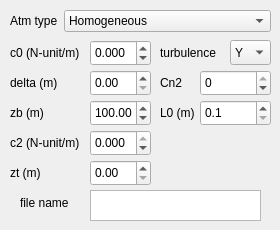
      <widget class="QWidget" name="tab_5">
       <attribute name="title">
        <string>atmosphere</string>
       </attribute>
       <widget class="QWidget" name="layoutWidget_4">
        <property name="geometry">
         <rect>
          <x>10</x>
          <y>10</y>
          <width>261</width>
          <height>31</height>
         </rect>
        </property>
        <layout class="QFormLayout" name="formLayout_12">
         <item row="0" column="0">
          <widget class="QLabel" name="atmTypeLabel">
           <property name="text">
            <string>Atm type</string>
           </property>
          </widget>
         </item>
         <item row="0" column="1">
          <widget class="QComboBox" name="atmTypeComboBox">
           <property name="currentText">
            <string>Homogeneous</string>
           </property>
           <property name="currentIndex">
            <number>0</number>
           </property>
           <item>
            <property name="text">
             <string>Homogeneous</string>
            </property>
           </item>
           <item>
            <property name="text">
             <string>Linear</string>
            </property>
           </item>
           <item>
            <property name="text">
             <string>Evaporation</string>
            </property>
           </item>
           <item>
            <property name="text">
             <string>Bilinear</string>
            </property>
           </item>
           <item>
            <property name="text">
             <string>Trilinear</string>
            </property>
           </item>
           <item>
            <property name="text">
             <string/>
            </property>
           </item>
          </widget>
         </item>
        </layout>
       </widget>
       <widget class="QLabel" name="zbLabel">
        <property name="geometry">
         <rect>
          <x>10</x>
          <y>100</y>
          <width>61</width>
          <height>26</height>
         </rect>
        </property>
        <property name="text">
         <string>zb (m)</string>
        </property>
       </widget>
       <widget class="QDoubleSpinBox" name="c2DoubleSpinBox">
        <property name="geometry">
         <rect>
          <x>90</x>
          <y>130</y>
          <width>61</width>
          <height>26</height>
         </rect>
        </property>
        <property name="locale">
         <locale language="English" country="UnitedStates"/>
        </property>
        <property name="keyboardTracking">
         <bool>false</bool>
        </property>
        <property name="decimals">
         <number>3</number>
        </property>
        <property name="minimum">
         <double>-50.000000000000000</double>
        </property>
        <property name="maximum">
         <double>0.000000000000000</double>
        </property>
       </widget>
       <widget class="QLabel" name="ztLabel">
        <property name="geometry">
         <rect>
          <x>10</x>
          <y>160</y>
          <width>71</width>
          <height>26</height>
         </rect>
        </property>
        <property name="text">
         <string>zt (m)</string>
        </property>
       </widget>
       <widget class="QDoubleSpinBox" name="deltaDoubleSpinBox">
        <property name="geometry">
         <rect>
          <x>90</x>
          <y>70</y>
          <width>61</width>
          <height>26</height>
         </rect>
        </property>
        <property name="locale">
         <locale language="English" country="UnitedStates"/>
        </property>
        <property name="keyboardTracking">
         <bool>false</bool>
        </property>
       </widget>
       <widget class="QLabel" name="deltaLabel">
        <property name="geometry">
         <rect>
          <x>10</x>
          <y>70</y>
          <width>81</width>
          <height>26</height>
         </rect>
        </property>
        <property name="text">
         <string>delta (m)</string>
        </property>
       </widget>
       <widget class="QDoubleSpinBox" name="ztDoubleSpinBox">
        <property name="enabled">
         <bool>true</bool>
        </property>
        <property name="geometry">
         <rect>
          <x>90</x>
          <y>160</y>
          <width>61</width>
          <height>26</height>
         </rect>
        </property>
        <property name="locale">
         <locale language="English" country="UnitedStates"/>
        </property>
        <property name="keyboardTracking">
         <bool>false</bool>
        </property>
        <property name="maximum">
         <double>10000.000000000000000</double>
        </property>
       </widget>
       <widget class="QDoubleSpinBox" name="zbDoubleSpinBox">
        <property name="enabled">
         <bool>true</bool>
        </property>
        <property name="geometry">
         <rect>
          <x>90</x>
          <y>100</y>
          <width>61</width>
          <height>26</height>
         </rect>
        </property>
        <property name="locale">
         <locale language="English" country="UnitedStates"/>
        </property>
        <property name="keyboardTracking">
         <bool>false</bool>
        </property>
        <property name="maximum">
         <double>5000.000000000000000</double>
        </property>
        <property name="value">
         <double>100.000000000000000</double>
        </property>
       </widget>
       <widget class="QLabel" name="c2Label">
        <property name="geometry">
         <rect>
          <x>10</x>
          <y>130</y>
          <width>91</width>
          <height>26</height>
         </rect>
        </property>
        <property name="text">
         <string>c2 (N-unit/m)</string>
        </property>
       </widget>
       <widget class="QLabel" name="c0Label">
        <property name="geometry">
         <rect>
          <x>10</x>
          <y>40</y>
          <width>81</width>
          <height>26</height>
         </rect>
        </property>
        <property name="text">
         <string>c0 (N-unit/m)</string>
        </property>
       </widget>
       <widget class="QDoubleSpinBox" name="c0DoubleSpinBox">
        <property name="geometry">
         <rect>
          <x>90</x>
          <y>40</y>
          <width>61</width>
          <height>26</height>
         </rect>
        </property>
        <property name="locale">
         <locale language="English" country="UnitedStates"/>
        </property>
        <property name="keyboardTracking">
         <bool>false</bool>
        </property>
        <property name="decimals">
         <number>3</number>
        </property>
        <property name="minimum">
         <double>-99.000000000000000</double>
        </property>
       </widget>
       <widget class="QTextEdit" name="atmFileTextEdit">
        <property name="enabled">
         <bool>true</bool>
        </property>
        <property name="geometry">
         <rect>
          <x>90</x>
          <y>190</y>
          <width>171</width>
          <height>31</height>
         </rect>
        </property>
       </widget>
       <widget class="QLabel" name="atmFileLabel">
        <property name="geometry">
         <rect>
          <x>20</x>
          <y>190</y>
          <width>71</width>
          <height>26</height>
         </rect>
        </property>
        <property name="text">
         <string>file name</string>
        </property>
       </widget>
       <widget class="QLabel" name="turbuLabel">
        <property name="geometry">
         <rect>
          <x>160</x>
          <y>40</y>
          <width>71</width>
          <height>26</height>
         </rect>
        </property>
        <property name="text">
         <string>turbulence</string>
        </property>
       </widget>
       <widget class="QComboBox" name="turbuComboBox">
        <property name="geometry">
         <rect>
          <x>230</x>
          <y>40</y>
          <width>41</width>
          <height>25</height>
         </rect>
        </property>
        <item>
         <property name="text">
          <string>Y</string>
         </property>
        </item>
        <item>
         <property name="text">
          <string>N</string>
         </property>
        </item>
       </widget>
       <widget class="QDoubleSpinBox" name="Cn2DoubleSpinBox">
        <property name="geometry">
         <rect>
          <x>200</x>
          <y>70</y>
          <width>71</width>
          <height>26</height>
         </rect>
        </property>
        <property name="locale">
         <locale language="English" country="UnitedStates"/>
        </property>
        <property name="keyboardTracking">
         <bool>false</bool>
        </property>
        <property name="decimals">
         <number>0</number>
        </property>
        <property name="minimum">
         <double>-20.000000000000000</double>
        </property>
        <property name="maximum">
         <double>0.000000000000000</double>
        </property>
       </widget>
       <widget class="QLabel" name="Cn2Label">
        <property name="geometry">
         <rect>
          <x>160</x>
          <y>70</y>
          <width>31</width>
          <height>26</height>
         </rect>
        </property>
        <property name="text">
         <string>Cn2</string>
        </property>
       </widget>
       <widget class="QDoubleSpinBox" name="L0DoubleSpinBox">
        <property name="geometry">
         <rect>
          <x>200</x>
          <y>100</y>
          <width>71</width>
          <height>26</height>
         </rect>
        </property>
        <property name="locale">
         <locale language="English" country="UnitedStates"/>
        </property>
        <property name="keyboardTracking">
         <bool>false</bool>
        </property>
        <property name="decimals">
         <number>1</number>
        </property>
        <property name="minimum">
         <double>0.100000000000000</double>
        </property>
        <property name="maximum">
         <double>10000.000000000000000</double>
        </property>
       </widget>
       <widget class="QLabel" name="L0Label">
        <property name="geometry">
         <rect>
          <x>160</x>
          <y>100</y>
          <width>41</width>
          <height>26</height>
         </rect>
        </property>
        <property name="text">
         <string>L0 (m)</string>
        </property>
       </widget>
      </widget>
